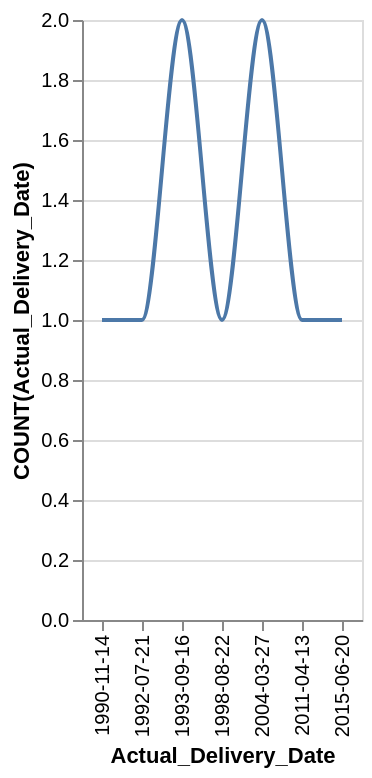

Express this chart as Vega-Lite.
### Vega-Lite specification from a JSON file in a GitHub repository (floating-point values rounded to 4 significant figures)
{"data": {"values": [{"x_data": "1990-11-14", "y_data": 1}, {"x_data": "1992-07-21", "y_data": 1}, {"x_data": "1993-09-16", "y_data": 2}, {"x_data": "1998-08-22", "y_data": 1}, {"x_data": "2004-03-27", "y_data": 2}, {"x_data": "2011-04-13", "y_data": 1}, {"x_data": "2015-06-20", "y_data": 1}]}, "mark": {"type": "line", "interpolate": "monotone"}, "encoding": {"x": {"field": "x_data", "type": "nominal", "title": "Actual_Delivery_Date", "sort": "ascending"}, "y": {"field": "y_data", "type": "quantitative", "title": "COUNT(Actual_Delivery_Date)"}}}
